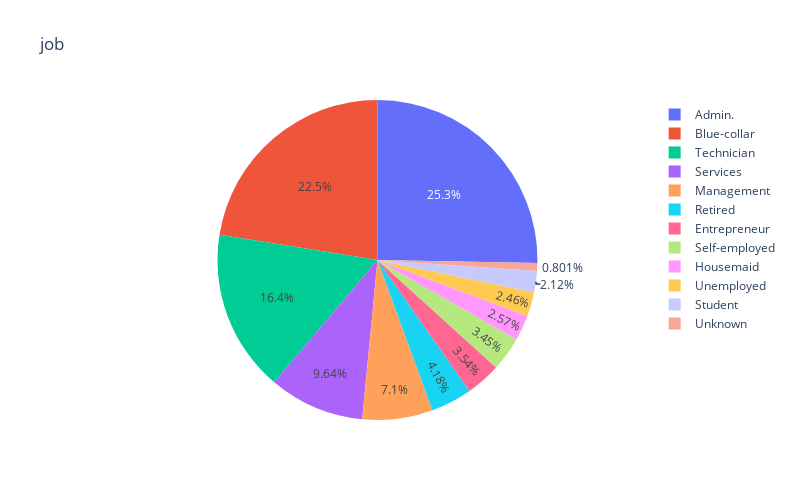

This figure's notebook cell:
### Code cell
EDA.graficar_pie_chart(df_clean, 'job')

### Figure 1 — Plotly figure (JSON) as saved in the notebook; plotly's stock layout.template omitted (floating-point values rounded to 4 significant figures)
{"data": [{"domain": {"x": [0, 1], "y": [0, 1]}, "hovertemplate": "job=%{label}<br>Volúmen=%{value}<extra></extra>", "labels": ["Admin.", "Blue-collar", "Technician", "Services", "Management", "Retired", "Entrepreneur", "Self-employed", "Housemaid", "Unemployed", "Student", "Unknown"], "legendgroup": "", "name": "", "showlegend": true, "type": "pie", "values": [10422, 9254, 6743, 3969, 2924, 1720, 1456, 1421, 1060, 1014, 875, 330]}], "layout": {"height": 500, "legend": {"tracegroupgap": 0}, "title": {"text": "job"}, "width": 800}}
